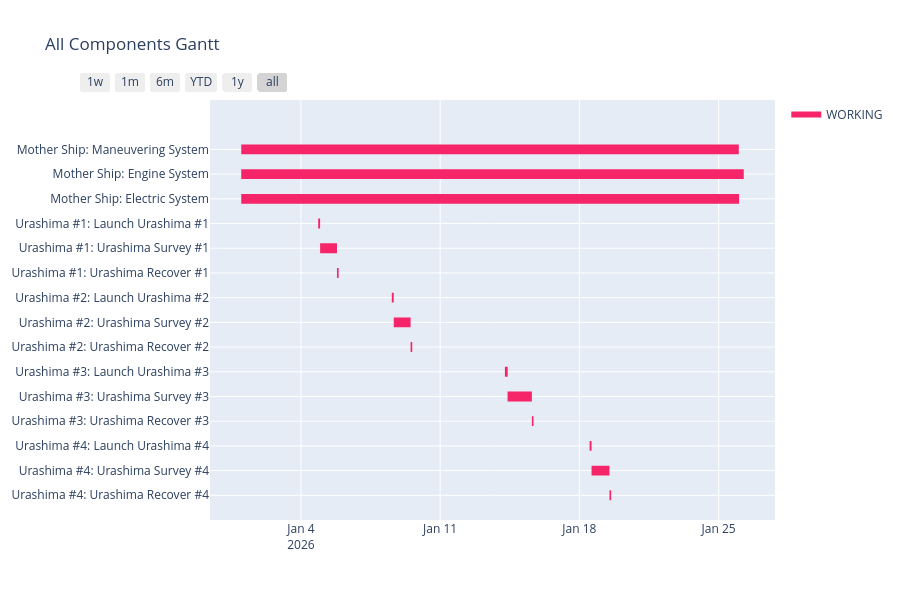

Notebook code for this chart:
### Code cell
product_list = [mother_ship]
component_id_list = [maneuver_sys.ID, eng_sys.ID, elec_sys.ID]
for i in range(number_of_ur8k_survey):
    exec(f"product_list.append(ur8k_{i+1})")
    exec(f"component_id_list.append(ur8k_{i+1}_launch.ID)")
    exec(f"component_id_list.append(ur8k_{i+1}_survey.ID)")
    exec(f"component_id_list.append(ur8k_{i+1}_recover.ID)")

combined_df = []
for wf in product_list:
    combined_df.extend(
        wf.create_data_for_gantt_plotly(
            init_datetime=project.init_datetime,
            unit_timedelta=project.unit_timedelta,
            target_id_order_list=list(component_id_list),
            view_ready=False,           # READY も表示したいなら True
            finish_margin=1.0
        )
    )

colors = {"WORKING": "rgb(246, 37, 105)", "READY": "rgb(107, 127, 135)"}

fig = create_gantt(
    combined_df,
    title="All Components Gantt",
    colors=colors,
    index_col="State",
    showgrid_x=True,
    showgrid_y=True,
    group_tasks=True,
    show_colorbar=True,
)

fig.show()

### Figure 1 — Plotly figure (JSON) as saved in the notebook; plotly's stock layout.template omitted (floating-point values rounded to 4 significant figures)
{"data": [{"fill": "toself", "fillcolor": "rgb(246, 37, 105)", "hoverinfo": "name", "legendgroup": "rgb(246, 37, 105)", "mode": "none", "name": "WORKING", "type": "scatter", "x": ["2026-01-01 00:00:00", "2026-01-26 00:20:00", "2026-01-26 00:20:00", "2026-01-01 00:00:00", "2026-01-01 00:00:00", "2026-01-01 00:00:00", "2026-01-26 06:20:00", "2026-01-26 06:20:00", "2026-01-01 00:00:00", "2026-01-01 00:00:00", "2026-01-01 00:00:00", "2026-01-26 00:40:00", "2026-01-26 00:40:00", "2026-01-01 00:00:00", "2026-01-01 00:00:00", "2026-01-04 20:50:00", "2026-01-04 23:10:00", "2026-01-04 23:10:00", "2026-01-04 20:50:00", "2026-01-04 20:50:00", "2026-01-04 23:10:00", "2026-01-05 19:30:00", "2026-01-05 19:30:00", "2026-01-04 23:10:00", "2026-01-04 23:10:00", "2026-01-05 19:30:00", "2026-01-05 21:30:00", "2026-01-05 21:30:00", "2026-01-05 19:30:00", "2026-01-05 19:30:00", "2026-01-08 13:40:00", "2026-01-08 16:00:00", "2026-01-08 16:00:00", "2026-01-08 13:40:00", "2026-01-08 13:40:00", "2026-01-08 16:00:00", "2026-01-09 12:20:00", "2026-01-09 12:20:00", "2026-01-08 16:00:00", "2026-01-08 16:00:00", "2026-01-09 12:20:00", "2026-01-09 14:20:00", "2026-01-09 14:20:00", "2026-01-09 12:20:00", "2026-01-09 12:20:00", "2026-01-14 06:10:00", "2026-01-14 09:30:00", "2026-01-14 09:30:00", "2026-01-14 06:10:00", "2026-01-14 06:10:00", "2026-01-14 09:20:00", "2026-01-15 14:40:00", "2026-01-15 14:40:00", "2026-01-14 09:20:00", "2026-01-14 09:20:00", "2026-01-15 14:40:00", "2026-01-15 16:40:00", "2026-01-15 16:40:00", "2026-01-15 14:40:00", "2026-01-15 14:40:00", "2026-01-18 12:20:00", "2026-01-18 14:40:00", "2026-01-18 14:40:00", "2026-01-18 12:20:00", "2026-01-18 12:20:00", "2026-01-18 14:40:00", "2026-01-19 12:20:00", "2026-01-19 12:20:00", "2026-01-18 14:40:00", "2026-01-18 14:40:00", "2026-01-19 12:20:00", "2026-01-19 14:20:00", "2026-01-19 14:20:00", "2026-01-19 12:20:00"], "y": [13.8, 13.8, 14.2, 14.2, null, 12.8, 12.8, 13.2, 13.2, null, 11.8, 11.8, 12.2, 12.2, null, 10.8, 10.8, 11.2, 11.2, null, 9.8, 9.8, 10.2, 10.2, null, 8.8, 8.8, 9.2, 9.2, null, 7.8, 7.8, 8.2, 8.2, null, 6.8, 6.8, 7.2, 7.2, null, 5.8, 5.8, 6.2, 6.2, null, 4.8, 4.8, 5.2, 5.2, null, 3.8, 3.8, 4.2, 4.2, null, 2.8, 2.8, 3.2, 3.2, null, 1.8, 1.8, 2.2, 2.2, null, 0.8, 0.8, 1.2, 1.2, null, -0.2, -0.2, 0.2, 0.2]}, {"legendgroup": "rgb(246, 37, 105)", "marker": {"color": "rgb(246, 37, 105)", "opacity": 0, "size": 1}, "mode": "markers", "name": "", "showlegend": false, "text": [null, null, null, null, null, null, null, null, null, null, null, null, null, null, null, null, null, null, null, null, null, null, null, null, null, null, null, null, null, null], "type": "scatter", "x": ["2026-01-01 00:00:00", "2026-01-26 00:20:00", "2026-01-01 00:00:00", "2026-01-26 06:20:00", "2026-01-01 00:00:00", "2026-01-26 00:40:00", "2026-01-04 20:50:00", "2026-01-04 23:10:00", "2026-01-04 23:10:00", "2026-01-05 19:30:00", "2026-01-05 19:30:00", "2026-01-05 21:30:00", "2026-01-08 13:40:00", "2026-01-08 16:00:00", "2026-01-08 16:00:00", "2026-01-09 12:20:00", "2026-01-09 12:20:00", "2026-01-09 14:20:00", "2026-01-14 06:10:00", "2026-01-14 09:30:00", "2026-01-14 09:20:00", "2026-01-15 14:40:00", "2026-01-15 14:40:00", "2026-01-15 16:40:00", "2026-01-18 12:20:00", "2026-01-18 14:40:00", "2026-01-18 14:40:00", "2026-01-19 12:20:00", "2026-01-19 12:20:00", "2026-01-19 14:20:00"], "y": [14, 14, 13, 13, 12, 12, 11, 11, 10, 10, 9, 9, 8, 8, 7, 7, 6, 6, 5, 5, 4, 4, 3, 3, 2, 2, 1, 1, 0, 0]}], "layout": {"height": 600, "hovermode": "closest", "showlegend": true, "title": {"text": "All Components Gantt"}, "xaxis": {"rangeselector": {"buttons": [{"count": 7, "label": "1w", "step": "day", "stepmode": "backward"}, {"count": 1, "label": "1m", "step": "month", "stepmode": "backward"}, {"count": 6, "label": "6m", "step": "month", "stepmode": "backward"}, {"count": 1, "label": "YTD", "step": "year", "stepmode": "todate"}, {"count": 1, "label": "1y", "step": "year", "stepmode": "backward"}, {"step": "all"}]}, "showgrid": true, "type": "date", "zeroline": false}, "yaxis": {"autorange": false, "range": [-1, 16], "showgrid": true, "ticktext": ["Urashima #4: Urashima Recover #4", "Urashima #4: Urashima Survey #4", "Urashima #4: Launch Urashima #4", "Urashima #3: Urashima Recover #3", "Urashima #3: Urashima Survey #3", "Urashima #3: Launch Urashima #3", "Urashima #2: Urashima Recover #2", "Urashima #2: Urashima Survey #2", "Urashima #2: Launch Urashima #2", "Urashima #1: Urashima Recover #1", "Urashima #1: Urashima Survey #1", "Urashima #1: Launch Urashima #1", "Mother Ship: Electric System", "Mother Ship: Engine System", "Mother Ship: Maneuvering System"], "tickvals": [0, 1, 2, 3, 4, 5, 6, 7, 8, 9, 10, 11, 12, 13, 14], "zeroline": false}}}
